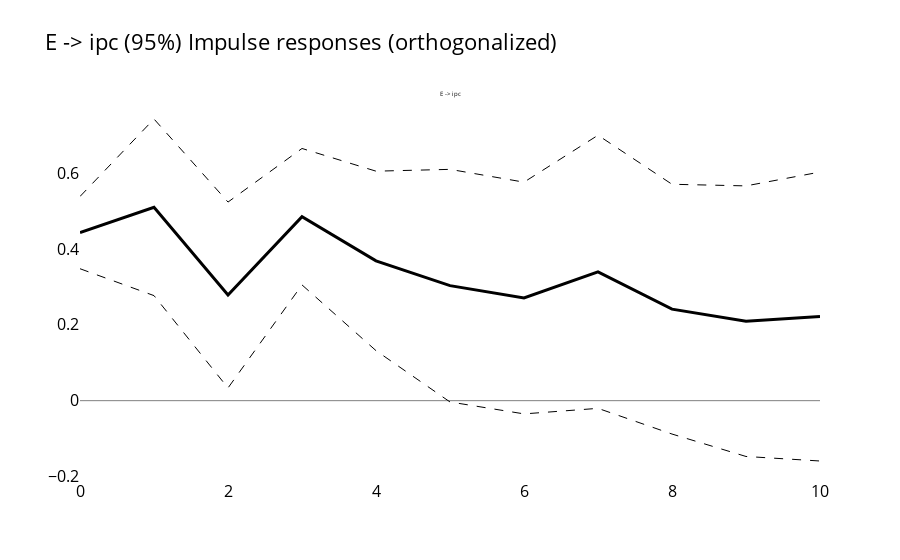
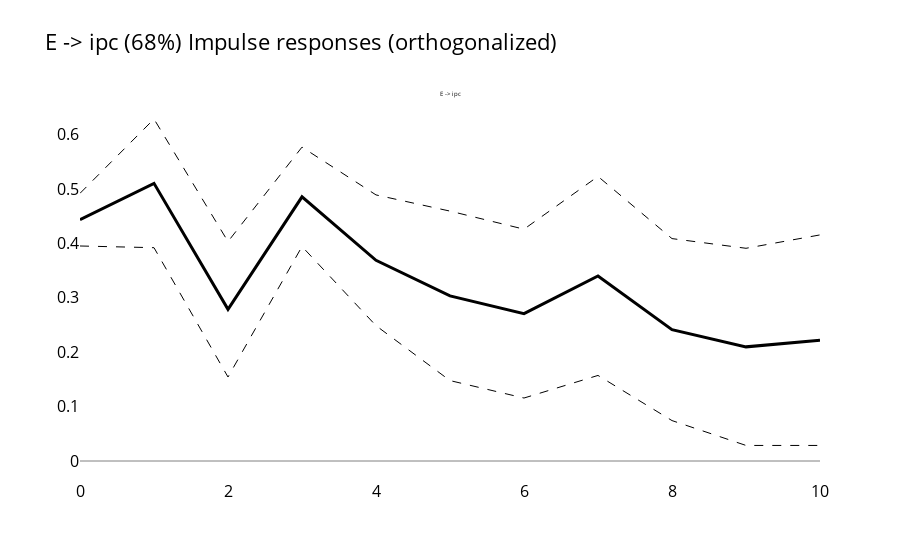
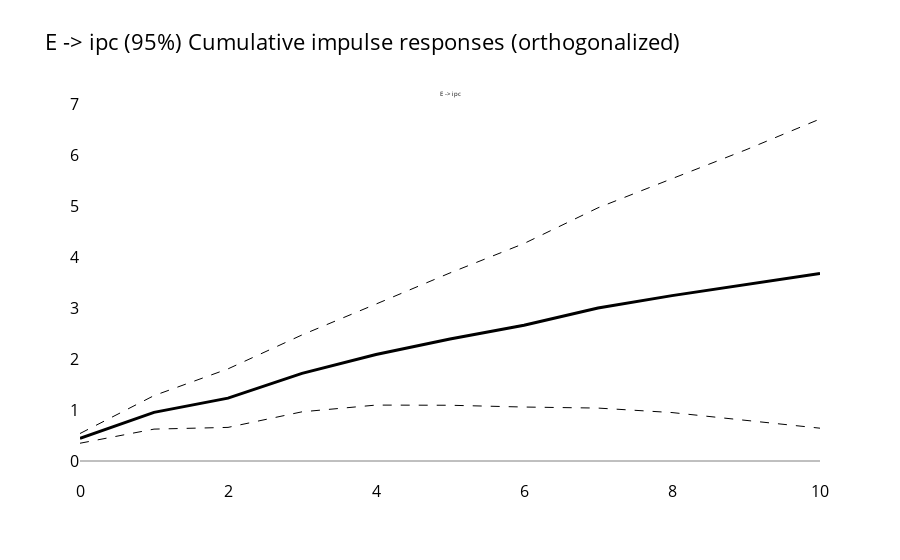
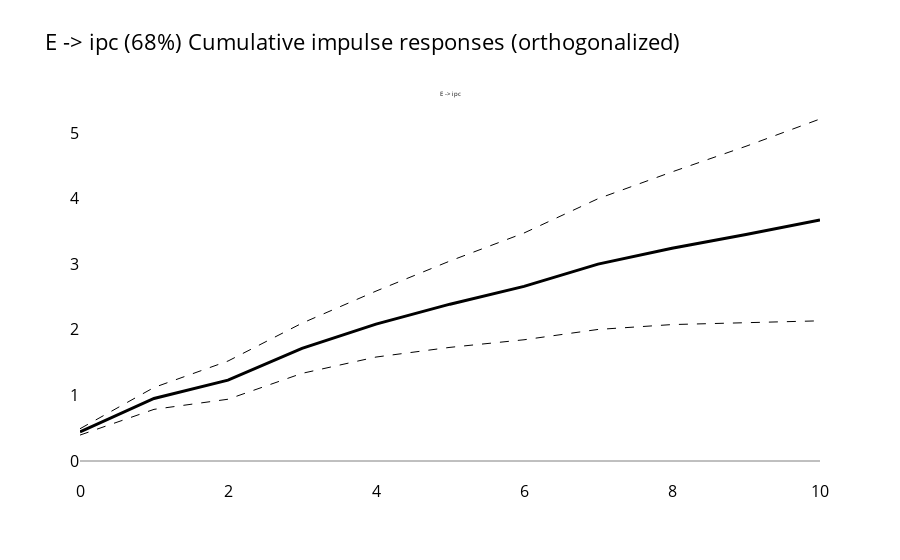

The notebook cell these images were saved under, in order:
### Code cell
regress(endog=["E","ipc","pbird"], data=df_ERPT_Arg, exog=["Pmaíz_USA"], maxlags=3, max_horizon=10, run_other_tests_on=False)

### Figure 1 — Plotly figure (JSON) as saved in the notebook; plotly's stock layout.template omitted (floating-point values rounded to 4 significant figures)
{"data": [{"line": {"color": "grey", "dash": "solid", "width": 1}, "mode": "lines", "type": "scatter", "x": [0, 1, 2, 3, 4, 5, 6, 7, 8, 9, 10], "xaxis": "x", "y": [0, 0, 0, 0, 0, 0, 0, 0, 0, 0, 0], "yaxis": "y"}, {"line": {"color": "black", "dash": "solid", "width": 3}, "mode": "lines", "type": "scatter", "x": [0, 1, 2, 3, 4, 5, 6, 7, 8, 9, 10], "xaxis": "x", "y": [0.4435, 0.5103, 0.2788, 0.4855, 0.3689, 0.3035, 0.2709, 0.3401, 0.2415, 0.2098, 0.2221], "yaxis": "y"}, {"line": {"color": "black", "dash": "dash", "width": 1}, "mode": "lines", "type": "scatter", "x": [0, 1, 2, 3, 4, 5, 6, 7, 8, 9, 10], "xaxis": "x", "y": [0.3482, 0.2772, 0.03351, 0.3055, 0.1321, -0.003419, -0.03491, -0.02027, -0.08809, -0.1473, -0.1592], "yaxis": "y"}, {"line": {"color": "black", "dash": "dash", "width": 1}, "mode": "lines", "type": "scatter", "x": [0, 1, 2, 3, 4, 5, 6, 7, 8, 9, 10], "xaxis": "x", "y": [0.5389, 0.7434, 0.5241, 0.6656, 0.6057, 0.6105, 0.5767, 0.7005, 0.5711, 0.5668, 0.6034], "yaxis": "y"}], "layout": {"annotations": [{"font": {"size": 6}, "showarrow": false, "text": "E -> ipc", "x": 0.5, "xanchor": "center", "xref": "paper", "y": 1, "yanchor": "bottom", "yref": "paper"}], "font": {"color": "black", "size": 16}, "hovermode": "x unified", "plot_bgcolor": "white", "showlegend": false, "title": {"text": "E -> ipc (95%)\nImpulse responses (orthogonalized)"}, "xaxis": {"anchor": "y", "domain": [0, 1]}, "yaxis": {"anchor": "x", "domain": [0, 1]}}}

### Figure 2 — Plotly figure (JSON) as saved in the notebook; plotly's stock layout.template omitted (floating-point values rounded to 4 significant figures)
{"data": [{"line": {"color": "grey", "dash": "solid", "width": 1}, "mode": "lines", "type": "scatter", "x": [0, 1, 2, 3, 4, 5, 6, 7, 8, 9, 10], "xaxis": "x", "y": [0, 0, 0, 0, 0, 0, 0, 0, 0, 0, 0], "yaxis": "y"}, {"line": {"color": "black", "dash": "solid", "width": 3}, "mode": "lines", "type": "scatter", "x": [0, 1, 2, 3, 4, 5, 6, 7, 8, 9, 10], "xaxis": "x", "y": [0.4435, 0.5103, 0.2788, 0.4855, 0.3689, 0.3035, 0.2709, 0.3401, 0.2415, 0.2098, 0.2221], "yaxis": "y"}, {"line": {"color": "black", "dash": "dash", "width": 1}, "mode": "lines", "type": "scatter", "x": [0, 1, 2, 3, 4, 5, 6, 7, 8, 9, 10], "xaxis": "x", "y": [0.3952, 0.392, 0.1544, 0.3942, 0.2487, 0.1478, 0.1157, 0.1573, 0.07427, 0.02861, 0.0286], "yaxis": "y"}, {"line": {"color": "black", "dash": "dash", "width": 1}, "mode": "lines", "type": "scatter", "x": [0, 1, 2, 3, 4, 5, 6, 7, 8, 9, 10], "xaxis": "x", "y": [0.4919, 0.6286, 0.4033, 0.5769, 0.489, 0.4593, 0.426, 0.523, 0.4087, 0.3909, 0.4155], "yaxis": "y"}], "layout": {"annotations": [{"font": {"size": 6}, "showarrow": false, "text": "E -> ipc", "x": 0.5, "xanchor": "center", "xref": "paper", "y": 1, "yanchor": "bottom", "yref": "paper"}], "font": {"color": "black", "size": 16}, "hovermode": "x unified", "plot_bgcolor": "white", "showlegend": false, "title": {"text": "E -> ipc (68%)\nImpulse responses (orthogonalized)"}, "xaxis": {"anchor": "y", "domain": [0, 1]}, "yaxis": {"anchor": "x", "domain": [0, 1]}}}

### Figure 3 — Plotly figure (JSON) as saved in the notebook; plotly's stock layout.template omitted (floating-point values rounded to 4 significant figures)
{"data": [{"line": {"color": "grey", "dash": "solid", "width": 1}, "mode": "lines", "type": "scatter", "x": [0, 1, 2, 3, 4, 5, 6, 7, 8, 9, 10], "xaxis": "x", "y": [0, 0, 0, 0, 0, 0, 0, 0, 0, 0, 0], "yaxis": "y"}, {"line": {"color": "black", "dash": "solid", "width": 3}, "mode": "lines", "type": "scatter", "x": [0, 1, 2, 3, 4, 5, 6, 7, 8, 9, 10], "xaxis": "x", "y": [0.4435, 0.9538, 1.233, 1.718, 2.087, 2.391, 2.661, 3.002, 3.243, 3.453, 3.675], "yaxis": "y"}, {"line": {"color": "black", "dash": "dash", "width": 1}, "mode": "lines", "type": "scatter", "x": [0, 1, 2, 3, 4, 5, 6, 7, 8, 9, 10], "xaxis": "x", "y": [0.3482, 0.6254, 0.6589, 0.9645, 1.097, 1.093, 1.058, 1.038, 0.9498, 0.8026, 0.6433], "yaxis": "y"}, {"line": {"color": "black", "dash": "dash", "width": 1}, "mode": "lines", "type": "scatter", "x": [0, 1, 2, 3, 4, 5, 6, 7, 8, 9, 10], "xaxis": "x", "y": [0.5389, 1.282, 1.806, 2.472, 3.078, 3.688, 4.265, 4.965, 5.536, 6.103, 6.707], "yaxis": "y"}], "layout": {"annotations": [{"font": {"size": 6}, "showarrow": false, "text": "E -> ipc", "x": 0.5, "xanchor": "center", "xref": "paper", "y": 1, "yanchor": "bottom", "yref": "paper"}], "font": {"color": "black", "size": 16}, "hovermode": "x unified", "plot_bgcolor": "white", "showlegend": false, "title": {"text": "E -> ipc (95%)\nCumulative impulse responses (orthogonalized)"}, "xaxis": {"anchor": "y", "domain": [0, 1]}, "yaxis": {"anchor": "x", "domain": [0, 1]}}}

### Figure 4 — Plotly figure (JSON) as saved in the notebook; plotly's stock layout.template omitted (floating-point values rounded to 4 significant figures)
{"data": [{"line": {"color": "grey", "dash": "solid", "width": 1}, "mode": "lines", "type": "scatter", "x": [0, 1, 2, 3, 4, 5, 6, 7, 8, 9, 10], "xaxis": "x", "y": [0, 0, 0, 0, 0, 0, 0, 0, 0, 0, 0], "yaxis": "y"}, {"line": {"color": "black", "dash": "solid", "width": 3}, "mode": "lines", "type": "scatter", "x": [0, 1, 2, 3, 4, 5, 6, 7, 8, 9, 10], "xaxis": "x", "y": [0.4435, 0.9538, 1.233, 1.718, 2.087, 2.391, 2.661, 3.002, 3.243, 3.453, 3.675], "yaxis": "y"}, {"line": {"color": "black", "dash": "dash", "width": 1}, "mode": "lines", "type": "scatter", "x": [0, 1, 2, 3, 4, 5, 6, 7, 8, 9, 10], "xaxis": "x", "y": [0.3952, 0.7872, 0.9416, 1.336, 1.584, 1.732, 1.848, 2.005, 2.08, 2.108, 2.137], "yaxis": "y"}, {"line": {"color": "black", "dash": "dash", "width": 1}, "mode": "lines", "type": "scatter", "x": [0, 1, 2, 3, 4, 5, 6, 7, 8, 9, 10], "xaxis": "x", "y": [0.4919, 1.12, 1.524, 2.101, 2.59, 3.049, 3.475, 3.998, 4.407, 4.798, 5.213], "yaxis": "y"}], "layout": {"annotations": [{"font": {"size": 6}, "showarrow": false, "text": "E -> ipc", "x": 0.5, "xanchor": "center", "xref": "paper", "y": 1, "yanchor": "bottom", "yref": "paper"}], "font": {"color": "black", "size": 16}, "hovermode": "x unified", "plot_bgcolor": "white", "showlegend": false, "title": {"text": "E -> ipc (68%)\nCumulative impulse responses (orthogonalized)"}, "xaxis": {"anchor": "y", "domain": [0, 1]}, "yaxis": {"anchor": "x", "domain": [0, 1]}}}
